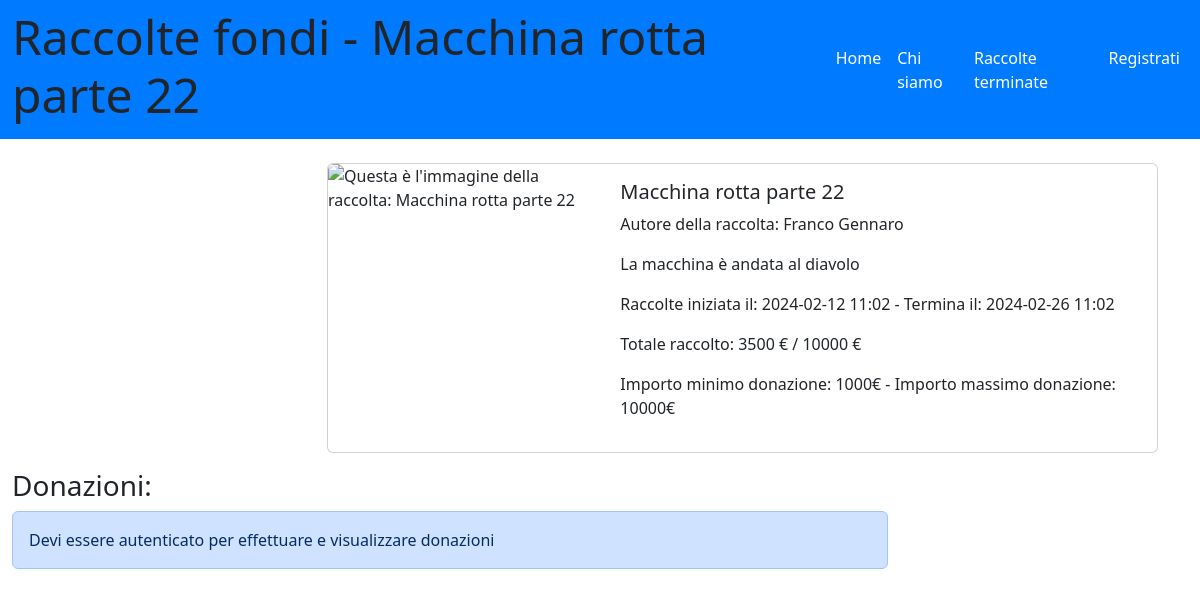
/raccolte/1, run on the app's committed database.
### tables this page shows
CREATE TABLE "raccolte" (
	"id_raccolta"	INTEGER NOT NULL UNIQUE,
	"nome_raccolta"	TEXT NOT NULL,
	"descrizione"	TEXT,
	"immagine"	TEXT,
	"data_creazione"	TEXT,
	"data_termine"	TEXT,
	"cifra_attuale"	NUMERIC,
	"cifra_da_raggiungere"	NUMERIC,
	"tipo_raccolta"	TEXT,
	"organizzatore_raccolta"	INTEGER,
	"importo_minimo"	NUMERIC,
	"status"	TEXT DEFAULT 'attiva',
	"aggiornata"	TEXT DEFAULT 'no',
	"importo_massimo"	NUMERIC,
	PRIMARY KEY("id_raccolta" AUTOINCREMENT),
	FOREIGN KEY("organizzatore_raccolta") REFERENCES "utenti"("id_utente")
);

CREATE TABLE "utenti" (
	"id_utente"	INTEGER NOT NULL UNIQUE,
	"email"	TEXT NOT NULL UNIQUE,
	"password"	TEXT NOT NULL UNIQUE,
	"nome"	TEXT NOT NULL,
	"cognome"	TEXT NOT NULL,
	"immagine_utente"	TEXT,
	"portafoglio"	NUMERIC,
	PRIMARY KEY("id_utente" AUTOINCREMENT)
);

### app.py (the view)
@app.route('/raccolte/<int:id>')
def singola_raccolta(id):
    raccolta_db = raccolte_dao.get_raccolta_by_id(id)
    donazioni_db = donazioni_dao.get_donazione_by_id(id)
    return render_template('singola_raccolta.html', raccolta = raccolta_db, donazioni=donazioni_db)

### app.py (called while the page is built)
@app.before_request
def update_before_request():
    app.logger.info('Inizio update_status_e_portafoglio')
    try:
        raccolte_dao.update_status_e_portafoglio()
        app.logger.info('Fine update_status_e_portafoglio')
    except Exception as e:
        print('Error during update:', str(e))

### donazioni_dao.py (called while the page is built)
def get_donazione_by_id(id):
    conn = sqlite3.connect('db/raccolte_fondi.db')
    conn.row_factory = sqlite3.Row
    cursor = conn.cursor()
    '''ricevi l'id della raccolta, seleziona tutte le donazioni effettuate a quella raccolta, ovvero
    dove raccolta (donazioni) = id_raccolta (raccolte)'''
    sql = 'SELECT donazioni.id_donazione,donazioni.importo,donazioni.donatore,donazioni.raccolta,donazioni.testo_donazione,donazioni.data_donazione,utenti.nome,utenti.cognome FROM donazioni LEFT JOIN utenti ON donazioni.donatore = utenti.id_utente WHERE donazioni.raccolta = ? ORDER BY data_donazione DESC'
    cursor.execute(sql, (id,))
    donazioni = cursor.fetchall()
    cursor.close()
    conn.close()
    return donazioni

### raccolte_dao.py (called while the page is built)
def get_raccolta_by_id(id):
    conn = sqlite3.connect('db/raccolte_fondi.db')
    conn.row_factory = sqlite3.Row
    cursor = conn.cursor()
    sql = 'SELECT raccolte.id_raccolta,raccolte.nome_raccolta,raccolte.descrizione,raccolte.immagine,raccolte.data_creazione,raccolte.data_termine,raccolte.cifra_attuale,raccolte.cifra_da_raggiungere,raccolte.tipo_raccolta,raccolte.organizzatore_raccolta,raccolte.importo_minimo,raccolte.status,raccolte.aggiornata,raccolte.importo_massimo,utenti.nome,utenti.cognome,utenti.immagine_utente FROM raccolte LEFT JOIN utenti ON raccolte.organizzatore_raccolta = utenti.id_utente WHERE raccolte.id_raccolta = ?'
    cursor.execute(sql, (id,))
    post = cursor.fetchone()
    cursor.close()
    conn.close()
    return post

### templates/singola_raccolta.html (shortened to what this page needs)
{% extends "base.html" %}
{% block home_active %}active{% endblock %}
{% block page_name%}{{raccolta.nome_raccolta}}{%endblock%}
{%block content%}
<main class="col-lg-12">
  <div class="container">
    <div class="row">
      <div class="col-lg-9 offset-lg-3">
        <div class="card mb-3">
          <div class="row g-0">
            <div class="col-md-4">
              <img src="{{ url_for('static', filename=raccolta.immagine) }}" class="img-fluid rounded-start" alt="Questa è l'immagine della raccolta: {{raccolta.nome_raccolta}}">
            </div>
            <div class="col-md-8">
              <div class="card-body">
                <h5 class="card-title">{{raccolta.nome_raccolta | e}}</h5>
                <p>Autore della raccolta: {{raccolta.nome}} {{raccolta.cognome}}</p>
                <p class="card-text">{{raccolta.descrizione | e}}</p>
                <p>Raccolte iniziata il: {{raccolta.data_creazione | e}} - Termina il: {{raccolta.data_termine | e}}</p>
                <p>Totale raccolto: {{raccolta.cifra_attuale | e}} € / {{raccolta.cifra_da_raggiungere | e}} €</p>
                <p>Importo minimo donazione: {{raccolta.importo_minimo | int}}€ - Importo massimo donazione: {{raccolta.importo_massimo | int}}€</p>
              </div>
            </div>
          </div>
        </div>
      </div>
    </div>
  </div>
</main>
              <main class="col-lg-9">
                <h3>Donazioni:</h3>
                {% if current_user.is_authenticated%}
                {% for donazione in donazioni %}
                <div class="card mb-3" style="max-width: 540px;">
                  <div class="row g-0">
                    <div class="col-md-8">
                      <div class="card-body">
                        <h5 class="card-title">
                          Donatore:
                          {% if donazione.donatore != None %}
                          {{donazione.nome | e}} {{donazione.cognome | e}}
                          {% else %}
                          anonimo
                          {% endif %}
                        </h5>
                        <p class="card-text">{{donazione.testo_donazione}}</p>
                        <p class="card-text">Importo donazione: {{donazione.importo | e}} €</p>
                        <p class="card-text">Data donazione: {{donazione.data_donazione | e}}</p>
                      </div>
                    </div>
                  </div>
                </div>
                {% endfor %}
            {% else %}
            <div class="alert alert-primary" role="alert">
                Devi essere autenticato per effettuare e visualizzare donazioni
            </div>
            {% endif %}
        </div>
    </div>
{% endblock %}

### data on the page
raccolte: nome_raccolta "Macchina rotta parte 22", descrizione "La macchina è andata al diavolo", data_creazione "2024-02-12 11:02", data_termine "2024-02-26 11:02", cifra_attuale "3500", cifra_da_raggiungere "10000", importo_minimo "1000", importo_massimo "10000"
utenti: nome "Franco", cognome "Gennaro"
